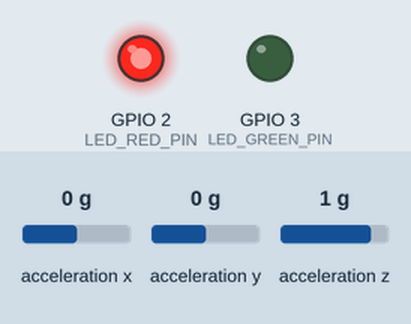
This program was run on a simulated ESP32-C3. Shown: output pins drawn as LEDs (lit = HIGH). The test bench sets the inputs (shaded band); at power-on: acceleration x 0 g, acceleration y 0 g, acceleration z 1 g. Nothing arrives over Bluetooth unless stated; a phone connects over Bluetooth LE 3 s after start; what the program prints to the serial monitor is not drawn.

Above: at 0.1 s.
At 87.5 s:
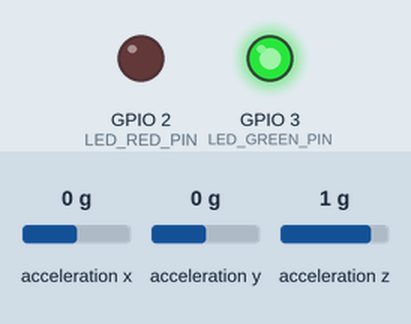
Timing chart, 0 to 89.0 s (numbered marks = the images above):
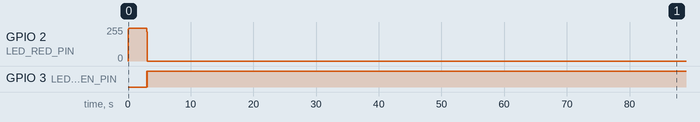

The program:

main.cpp
```cpp
#include <Arduino.h>
#include <BLE2902.h>
#include <BLEDevice.h>
#include <BLEServer.h>
#include <BLEUtils.h>

#include "TimeInterval.h"
#include "constants.h"
#include "gyro.h"

Gyro gyro;

TimeInterval update_hz(30, 0, true);

BLECharacteristic* ble_chartic;

bool is_connected = false;

class ServerCallback : public BLEServerCallbacks {
  void onConnect(BLEServer* ble_server) {
    is_connected = true;

    Serial.println("Server Connected");
  };

  void onDisconnect(BLEServer* ble_server) {
    is_connected = false;

    Serial.println("Client Disconnected");

    ble_server->getAdvertising()->start();
    Serial.println("Bluetooth advertised");
  }
};

void setup() {
  Serial.begin(115200);
  Wire.begin();

  pinMode(LED_RED_PIN, OUTPUT);
  pinMode(LED_GREEN_PIN, OUTPUT);

  // Turn Red Light On To notify
  digitalWrite(LED_RED_PIN, HIGH);


  while (!Serial)
    ;

  Serial.println("Glove is booting...");
  Serial.println("Connecting to client...");

  BLEDevice::init("esp32-glove-server");

  BLEServer* ble_server = BLEDevice::createServer();
  ble_server->setCallbacks(new ServerCallback());

  BLEService* ble_service = ble_server->createService(SERVICE_UUID);

  ble_chartic = ble_service->createCharacteristic(
    CHARACTERISTIC_UUID, BLECharacteristic::PROPERTY_READ | BLECharacteristic::PROPERTY_WRITE | BLECharacteristic::PROPERTY_NOTIFY);

  ble_chartic->addDescriptor(new BLE2902());

  ble_service->start();

  BLEAdvertising* ble_advertz = BLEDevice::getAdvertising();

  ble_advertz->addServiceUUID(SERVICE_UUID);
  ble_advertz->setScanResponse(true);
  ble_advertz->setMinPreferred(0x06);
  ble_advertz->setMinPreferred(0x12);

  BLEDevice::startAdvertising();

  Serial.println("Waiting for client connection...");

  gyro.begin();

  digitalWrite(LED_RED_PIN, LOW);
  digitalWrite(LED_GREEN_PIN, HIGH);
}

void loop() {
  // Keep this running to generate
  // atleast accurate value
  gyro.loop();


  if (!is_connected) {
    digitalWrite(LED_GREEN_PIN, LOW);
    digitalWrite(LED_RED_PIN, HIGH);
    return;  // Attempt to connect
  }

  digitalWrite(LED_RED_PIN, LOW);
  digitalWrite(LED_GREEN_PIN, HIGH);

  if (!update_hz.marked()) return;

  const float x = gyro.x;
  const float y = gyro.y;

  uint8_t command = 0x0;  // We're only using 4-bit bitwise here. ;)

  // Serial.print("X : Y : Z | ");
  // Serial.print(gyro.x);
  // Serial.print(" : ");
  // Serial.print(gyro.y);
  // Serial.print(" : ");
  // Serial.println(gyro.z);

  if (x >= 12500.0) {          // Left
    command |= 0x8;            // 1000
  } else if (x <= -10000.0) {  /// Right
    command |= 0x4;            // 0100
  } else {                     // Center
    command &= ~0xC;           // 1100
  }

  if (y >= 10000.0) {          // Forward
    command |= 0x1;            // 0001
  } else if (y <= -10500.0) {  // Reverse
    command |= 0x2;            // 0010
  } else {                     // Center
    command &= ~0x3;           // 0011
  }

  Serial.print("cmd|x|y: ");
  Serial.print(command, BIN);
  Serial.print("|");
  Serial.print(x);
  Serial.print("|");
  Serial.println(y);

  // Make sure we remain connected before sending anything
  if (!is_connected) return;

  // Send Command
  ble_chartic->setValue(&command, 1);
  ble_chartic->notify();

  digitalWrite(LED_GREEN_PIN, LOW);
}
```

TimeInterval.cpp
```cpp
#include "TimeInterval.h"

#include <Arduino.h>

TimeInterval::TimeInterval(unsigned long interval, unsigned long offset,
                           bool autoUpdate)
  : interval(interval),
    autoUpdate(autoUpdate),
    lastTime(0),
    time(0),
    offset(offset),
    paused(false) {
  update();
  lastTime = time;
}

void TimeInterval::update() {
  time = millis() + offset;

  if (paused) lastTime = time;
}

bool TimeInterval::marked(unsigned long holdMillis) {
  if (autoUpdate) update();

  const auto currentTime = time;
  const unsigned long diff = currentTime - lastTime;

  if (diff >= interval) {
    if (diff - interval >= holdMillis) lastTime = currentTime;
    return true;
  }

  return false;
}

void TimeInterval::reset() {
  if (autoUpdate) update();
  lastTime = time;
}

void TimeInterval::pause() {
  paused = true;
}

void TimeInterval::resume() {
  paused = false;
}
```

TimeInterval.h
```cpp
#ifndef TimeInterval_h
#define TimeInterval_h

class TimeInterval {
public:
  TimeInterval(unsigned long interval, unsigned long offset = 0, bool autoUpdate = false);
  void update();
  bool marked(unsigned long holdMillis = 0);
  void reset();
  void pause();
  void resume();

private:
  unsigned long interval;
  bool autoUpdate;
  unsigned long lastTime;
  unsigned long time;
  unsigned long offset;
  bool paused;
};

#endif
```

constants.h
```cpp
#ifndef CONSTANTS_H
#define CONSTANTS_H

#define SERVICE_UUID "c973126d-5afe-4aec-ab49-f8ffbd14f059"
#define CHARACTERISTIC_UUID "9ca77c0d-14a4-403d-9677-0c2bf42b8194"

#define LED_GREEN_PIN 3
#define LED_RED_PIN 2

#define SAMPLING_INTERVAL_MS \
  100  // Instead of sample every loop, do it every ms

#endif  // CONSTANTS_H
```

gyro.cpp
```cpp
#include "gyro.h"

#include <Arduino.h>
#include <MPU6050.h>
#include <Wire.h>

#include "TimeInterval.h"
#include "constants.h"

Gyro::Gyro()
    : mpu(),
      axis{0, 0, 0},
      x(0),
      y(0),
      z(0),
      __interval(SAMPLING_INTERVAL_MS, 0, true) {}

void Gyro::begin() {
  mpu.initialize();

  while (!mpu.testConnection()) {
    Serial.println("MPU6050 connection failed");
    Serial.println("Retrying to connect to MPU6050...");
    delay(500);
  }

  Serial.println("MPU6050 connection successful");
}

void Gyro::loop() {
  int16_t ax = mpu.getAccelerationX();
  int16_t ay = mpu.getAccelerationY();
  int16_t az = mpu.getAccelerationZ();

  axis.x += ax;
  axis.y += ay;
  axis.z += az;

  digitalWrite(LED_RED_PIN, LOW);

  __sample_take++;

  if (__interval.marked()) {
    digitalWrite(LED_RED_PIN, HIGH);
    x = static_cast<float>(axis.x) / static_cast<float>(__sample_take);
    y = static_cast<float>(axis.y) / static_cast<float>(__sample_take);
    z = static_cast<float>(axis.z) / static_cast<float>(__sample_take);

    axis.x = 0;
    axis.y = 0;
    axis.z = 0;

    __sample_take = 0;
  }
}
```

gyro.h
```cpp
#ifndef GYRO_H
#define GYRO_H

#include <Arduino.h>
#include <MPU6050.h>
#include <Wire.h>

#include "TimeInterval.h"
#include "constants.h"

struct axis_t {
  int32_t x;
  int32_t y;
  int32_t z;
};

class Gyro {
 public:
  Gyro();

  void begin();
  void loop();

  float x;
  float y;
  float z;

 private:
  MPU6050 mpu;
  axis_t axis;
  unsigned long __sample_take;
  TimeInterval __interval;
};

#endif  // GYRO_H
```

Measured:
- by itself, GPIO 2 (LED_RED_PIN): 0/255 → 246/255 at 0.04 s, → 0/255 3.0 s later
- by itself, GPIO 3 (LED_GREEN_PIN): LOW → HIGH at 3.0 s, → LOW 0.03 s later, → HIGH 0.01 s later
